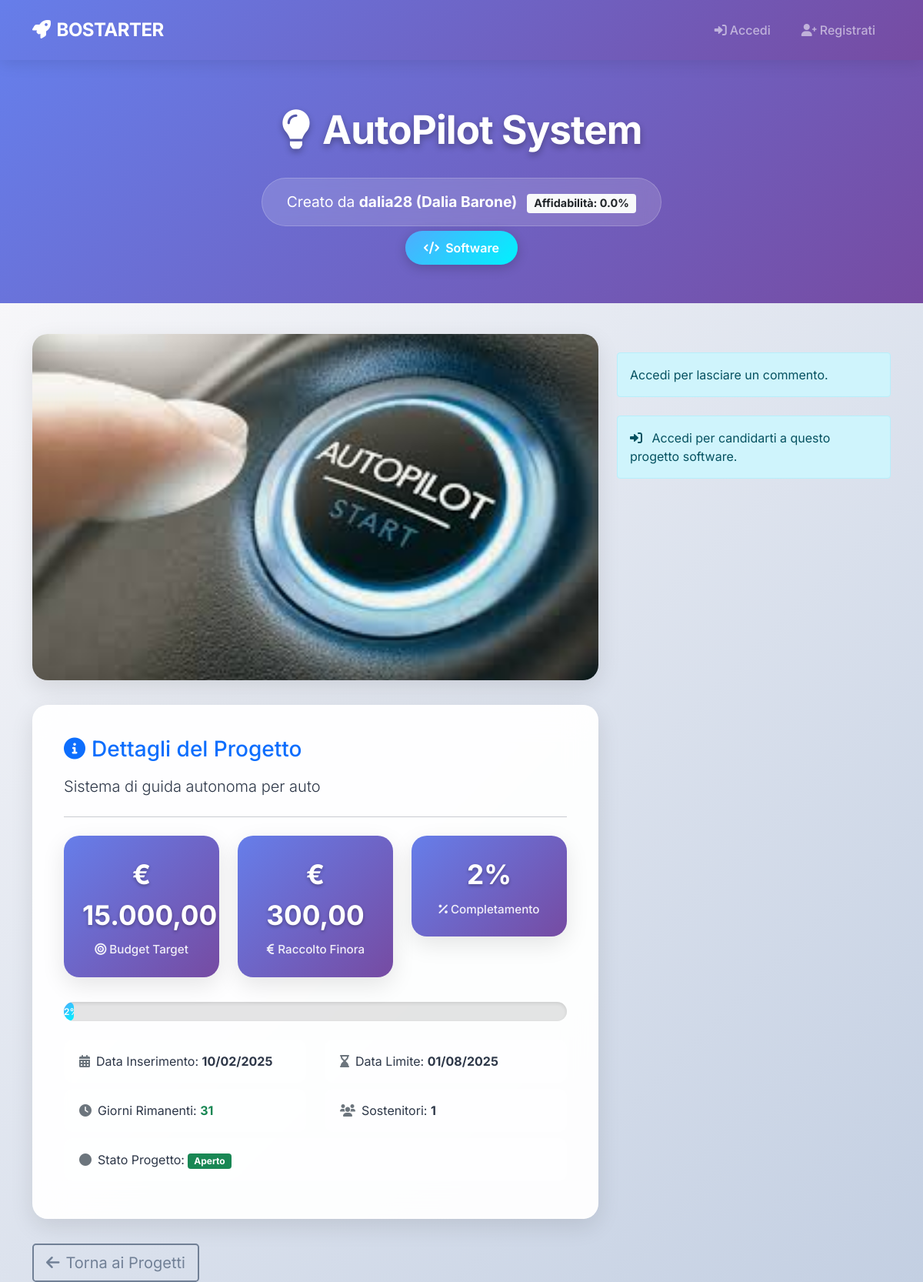
Screenshot of /public/projects/project_detail.php?name=AutoPilot+System with the database file from the repository.
### tables this page shows
CREATE TABLE PROGETTO(
    Nome                VARCHAR(100) PRIMARY KEY,
    Descrizione         TEXT NOT NULL,
    Data_Inserimento    DATE NOT NULL,
    Stato               ENUM('aperto', 'chiuso')NOT NULL DEFAULT 'aperto',
    Budget              DECIMAL(10,2) NOT NULL,
    Data_Limite         DATE NOT NULL,
    Tipo                ENUM('Hardware', 'Software') NOT NULL,
    Email_Creatore      VARCHAR(100) NOT NULL,
    FOREIGN KEY (Email_Creatore) REFERENCES CREATORE(Email) ON DELETE CASCADE
);

CREATE TABLE UTENTE(
    Email               VARCHAR(100) PRIMARY KEY,
    Nickname            VARCHAR(50) UNIQUE NOT NULL,
    Password            VARCHAR(255) NOT NULL,
    Nome                VARCHAR(50) NOT NULL,
    Cognome             VARCHAR(50) NOT NULL,
    Anno_Di_Nascita     DATE NOT NULL,
    Luogo_Di_Nascita    VARCHAR(100) NOT NULL
);

CREATE TABLE CREATORE (
    Email           VARCHAR(100) PRIMARY KEY,
    Nr_Progetti     INT DEFAULT 0,
    Affidabilita    FLOAT DEFAULT 0,
    FOREIGN KEY (Email) REFERENCES UTENTE(Email) ON DELETE CASCADE
);

### public/projects/project_detail.php (the view, shortened to what the rows shown need)
<?php
require_once '../../config/database.php';
function formatCurrency($amount) {
    return '€ ' . number_format($amount, 2, ',', '.');
}
$nomeProgetto = $_GET['name'];
$db = Database::getInstance();
$db->ensureEventScheduler();
$sql = "
    SELECT
        p.Nome, p.Descrizione, p.Data_Inserimento, p.Stato, p.Budget, p.Data_Limite, p.Tipo, p.Email_Creatore,
        u.Nickname AS CreatoreNickname, u.Nome AS CreatoreNome, u.Cognome AS CreatoreCognome,
        c.Affidabilita,
        COALESCE(SUM(f.Importo), 0) AS Totale_Finanziato,
        COUNT(DISTINCT f.Email_Utente) AS Num_Finanziatori,
        (SELECT percorso FROM FOTO WHERE Nome_Progetto = p.Nome LIMIT 1) AS Foto,
        DATEDIFF(p.Data_Limite, CURDATE()) AS Giorni_Rimanenti
    FROM PROGETTO p
    JOIN CREATORE c ON p.Email_Creatore = c.Email
    JOIN UTENTE u ON c.Email = u.Email
    LEFT JOIN FINANZIAMENTO f ON p.Nome = f.Nome_Progetto
    WHERE p.Nome = ?
    GROUP BY p.Nome, p.Descrizione, p.Data_Inserimento, p.Stato, p.Budget, p.Data_Limite, p.Tipo,
             u.Nickname, u.Nome, u.Cognome, c.Affidabilita
";
$progetto = $db->fetchOne($sql, [$nomeProgetto]);
$percentuale = $progetto['Budget'] > 0 ? round($progetto['Totale_Finanziato'] / $progetto['Budget'] * 100, 1) : 0;
$statoClasse = ($progetto['Stato'] === 'aperto' && $progetto['Giorni_Rimanenti'] > 0 && $percentuale < 100) ? 'success' : 'secondary';
?>
<!DOCTYPE html>
<html lang="it">
<head>
    <link href="https://cdn.jsdelivr.net/npm/bootstrap@5.1.3/dist/css/bootstrap.min.css" rel="stylesheet">
    <link href="https://cdnjs.cloudflare.com/ajax/libs/font-awesome/6.0.0/css/all.min.css" rel="stylesheet">
</head>
<body>
<div class="project-header">
    <div class="container text-center">
        <h1 class="project-title"><i class="fas fa-lightbulb me-3"></i><?= htmlspecialchars($progetto['Nome']) ?></h1>
        <div class="creator-info">
            Creato da <strong>
                <?= htmlspecialchars($progetto['CreatoreNickname']) ?>
                (<?= htmlspecialchars($progetto['CreatoreNome'] ?? '') . ' ' . htmlspecialchars($progetto['CreatoreCognome'] ?? '') ?>)
            </strong>
            <span class="badge bg-light text-dark ms-2">
                Affidabilità: <?= number_format($progetto['Affidabilita'] * 100, 1) ?>%
            </span>
        </div>
        <br>
        <span class="type-badge">
            <i class="fas fa-<?= $progetto['Tipo'] === 'Hardware' ? 'microchip' : 'code' ?> me-1"></i>
            <?= htmlspecialchars($progetto['Tipo']) ?>
        </span>
    </div>
</div>
<div class="container">
    <div class="row">
        <div class="col-lg-8">
            <div class="project-details-card fade-in-up">
                <h3 class="mb-3 text-primary"><i class="fas fa-info-circle me-2"></i>Dettagli del Progetto</h3>
                <p class="lead"><?= nl2br(htmlspecialchars($progetto['Descrizione'])) ?></p>
                <hr class="my-4">
                <div class="row text-center">
                    <div class="col-md-4">
                        <div class="stat-box">
                            <div class="value"><?= formatCurrency($progetto['Budget']) ?></div>
                            <div class="label"><i class="fas fa-bullseye me-1"></i>Budget Target</div>
                        </div>
                    </div>
                    <div class="col-md-4">
                    </div>
                    <div class="col-md-4">
                    </div>
                </div>
                <div class="progress mt-3">
                    <div class="progress-bar bg-<?= $statoClasse ?>" role="progressbar"
                         style="width: <?= $percentuale ?>%;"
                         aria-valuenow="<?= $percentuale ?>" aria-valuemin="0" aria-valuemax="100">
                    </div>
                </div>
                <div class="row mt-4">
                    <div class="col-md-6">
                        <div class="info-row">
                            <i class="fas fa-calendar-alt me-2 text-muted"></i>Data Inserimento: <strong><?= date('d/m/Y', strtotime($progetto['Data_Inserimento'])) ?></strong>
                        </div>
                    </div>
                    <div class="col-md-6">
                        <div class="info-row">
                            <i class="fas fa-hourglass-end me-2 text-muted"></i>Data Limite: <strong><?= date('d/m/Y', strtotime($progetto['Data_Limite'])) ?></strong>
                        </div>
                    </div>
                    <div class="col-md-6">
                    </div>
                    <div class="col-md-6">
                    </div>
                    <div class="col-12">
                        <div class="info-row">
                            <i class="fas fa-circle me-2 text-muted"></i>Stato Progetto:
                            <span class="badge bg-<?= $statoClasse ?>"><?= ucfirst($progetto['Stato']) ?></span>
                        </div>
                    </div>
                </div>
            </div>
        </div>
    </div>
</div>
</body>
</html>

### rows the page displays
progetto: Nome "AutoPilot System", utente.Nickname "dalia28", utente.Nome "Dalia", utente.Cognome "Barone", $progetto['Affidabilita']*100 "0.0", Tipo "Software", Descrizione "Sistema di guida autonoma per auto", Budget "€ 15.000,00", Data_Inserimento "10/02/2025", Data_Limite "01/08/2025", Stato "Aperto"

### other values shown
formatCurrency($progetto['Totale_Finanziato']) "€ 300,00"
$percentuale "2"
$progetto['Giorni_Rimanenti'] "31"
$progetto['Num_Finanziatori'] "1"
